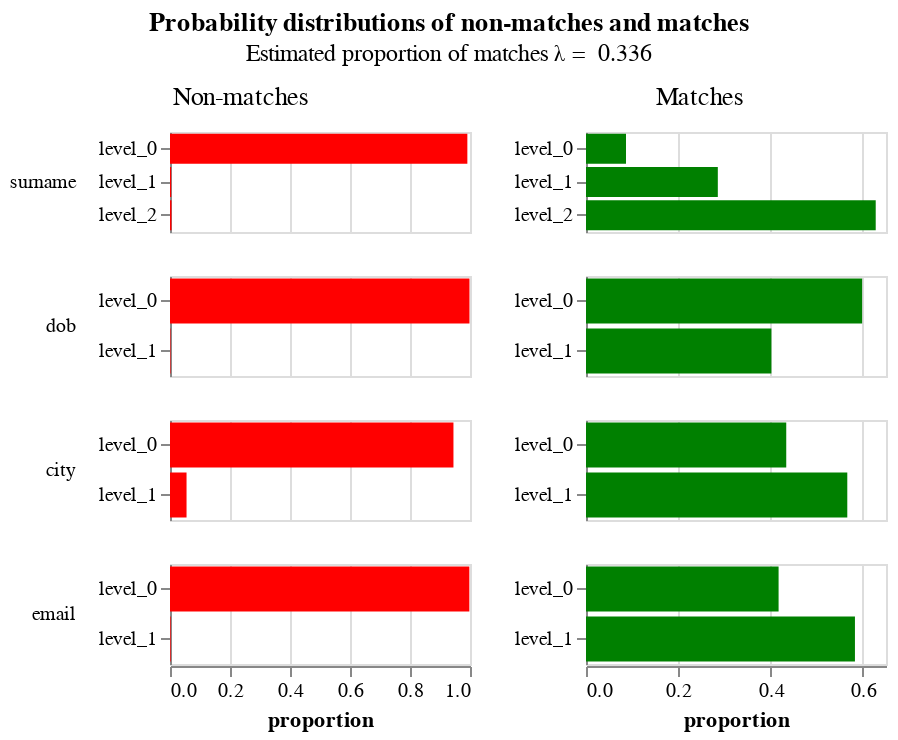

Notebook code for this chart:
### Markdown cell above
The `params` property of the `linker` is an object that contains a lot of diagnostic information about how the match probability was computed.  The following cells demonstrate some of its functionality

### Code cell
model = linker.model
model.probability_distribution_chart()

### Figure 1 — Vega-Lite specification as saved in the notebook (floating-point values rounded to 4 significant figures)
{"$schema": "https://vega.github.io/schema/vega-lite/v4.json", "config": {"header": {"title": null}, "title": {"anchor": "middle", "offset": 10}, "view": {"continuousHeight": 300, "continuousWidth": 400, "height": 300, "width": 400}}, "data": {"name": "data-26b3eed73d9234923f14e4b4ac7c6768"}, "datasets": {"data-26b3eed73d9234923f14e4b4ac7c6768": [{"bayes_factor": 0.08744, "column_name": "surname", "gamma_column_name": "gamma_surname", "gamma_index": 0, "level_name": "level_0", "level_proportion": 0.6871, "log2_bayes_factor": -3.516, "m_probability": 0.08667, "max_gamma_index": 2, "num_levels": 3, "u_probability": 0.9912}, {"bayes_factor": 72.64, "column_name": "surname", "gamma_column_name": "gamma_surname", "gamma_index": 1, "level_name": "level_1", "level_proportion": 0.09861, "log2_bayes_factor": 6.183, "m_probability": 0.2856, "max_gamma_index": 2, "num_levels": 3, "u_probability": 0.003932}, {"bayes_factor": 128.4, "column_name": "surname", "gamma_column_name": "gamma_surname", "gamma_index": 2, "level_name": "level_2", "level_proportion": 0.2142, "log2_bayes_factor": 7.004, "m_probability": 0.6277, "max_gamma_index": 2, "num_levels": 3, "u_probability": 0.00489}, {"bayes_factor": 0.5994, "column_name": "dob", "gamma_column_name": "gamma_dob", "gamma_index": 0, "level_name": "level_0", "level_proportion": 0.8638, "log2_bayes_factor": -0.7385, "m_probability": 0.5983, "max_gamma_index": 1, "num_levels": 2, "u_probability": 0.9983}, {"bayes_factor": 229.8, "column_name": "dob", "gamma_column_name": "gamma_dob", "gamma_index": 1, "level_name": "level_1", "level_proportion": 0.1362, "log2_bayes_factor": 7.844, "m_probability": 0.4017, "max_gamma_index": 1, "num_levels": 2, "u_probability": 0.001748}, {"bayes_factor": 0.4592, "column_name": "city", "gamma_column_name": "gamma_city", "gamma_index": 0, "level_name": "level_0", "level_proportion": 0.7731, "log2_bayes_factor": -1.123, "m_probability": 0.4339, "max_gamma_index": 1, "num_levels": 2, "u_probability": 0.9449}, {"bayes_factor": 10.27, "column_name": "city", "gamma_column_name": "gamma_city", "gamma_index": 1, "level_name": "level_1", "level_proportion": 0.2269, "log2_bayes_factor": 3.36, "m_probability": 0.5661, "max_gamma_index": 1, "num_levels": 2, "u_probability": 0.05515}, {"bayes_factor": 0.4182, "column_name": "email", "gamma_column_name": "gamma_email", "gamma_index": 0, "level_name": "level_0", "level_proportion": 0.8027, "log2_bayes_factor": -1.258, "m_probability": 0.4173, "max_gamma_index": 1, "num_levels": 2, "u_probability": 0.9978}, {"bayes_factor": 265.6, "column_name": "email", "gamma_column_name": "gamma_email", "gamma_index": 1, "level_name": "level_1", "level_proportion": 0.1973, "log2_bayes_factor": 8.053, "m_probability": 0.5827, "max_gamma_index": 1, "num_levels": 2, "u_probability": 0.002194}]}, "hconcat": [{"encoding": {"color": {"value": "red"}, "row": {"field": "column_name", "header": {"labelAlign": "left", "labelAnchor": "middle", "labelAngle": 0}, "sort": {"field": "gamma_index"}, "type": "nominal"}, "tooltip": [{"field": "column_name", "type": "nominal"}, {"field": "level_name", "type": "ordinal"}, {"field": "u_probability", "format": ".4f", "type": "quantitative"}, {"field": "bayes_factor", "format": ".4f", "type": "quantitative"}, {"field": "level_proportion", "format": ".2%", "title": "Percentage of record comparisons in this level", "type": "nominal"}, {"field": "log2_bayes_factor", "format": ".4f", "type": "quantitative"}], "x": {"axis": {"title": "proportion"}, "field": "u_probability", "type": "quantitative"}, "y": {"axis": {"title": null}, "field": "level_name", "type": "nominal"}}, "height": 50, "mark": "bar", "resolve": {"scale": {"y": "independent"}}, "title": {"fontWeight": "normal", "text": "Non-matches"}, "transform": [{"filter": "(datum.bayes_factor != 'unnecessary filter2 due to vega lite issue 4680')"}], "width": 150}, {"encoding": {"color": {"value": "green"}, "row": {"field": "column_name", "header": {"labels": false}, "sort": {"field": "gamma_index"}, "type": "nominal"}, "tooltip": [{"field": "column_name", "type": "nominal"}, {"field": "level_name", "type": "ordinal"}, {"field": "m_probability", "format": ".4f", "type": "quantitative"}, {"field": "bayes_factor", "format": ".4f", "type": "quantitative"}, {"field": "level_proportion", "format": ".2%", "title": "Percentage of record comparisons in this level", "type": "nominal"}, {"field": "log2_bayes_factor", "format": ".4f", "type": "quantitative"}], "x": {"axis": {"title": "proportion"}, "field": "m_probability", "type": "quantitative"}, "y": {"axis": {"title": null}, "field": "level_name", "type": "nominal"}}, "height": 50, "mark": "bar", "resolve": {"scale": {"y": "independent"}}, "title": {"fontWeight": "normal", "text": "Matches"}, "transform": [{"filter": "(datum.bayes_factor != 'unnecessary filter due to vega lite issue 4680')"}], "width": 150}], "title": {"subtitle": "Estimated proportion of matches λ =  0.336", "text": "Probability distributions of non-matches and matches "}, "transform": []}
